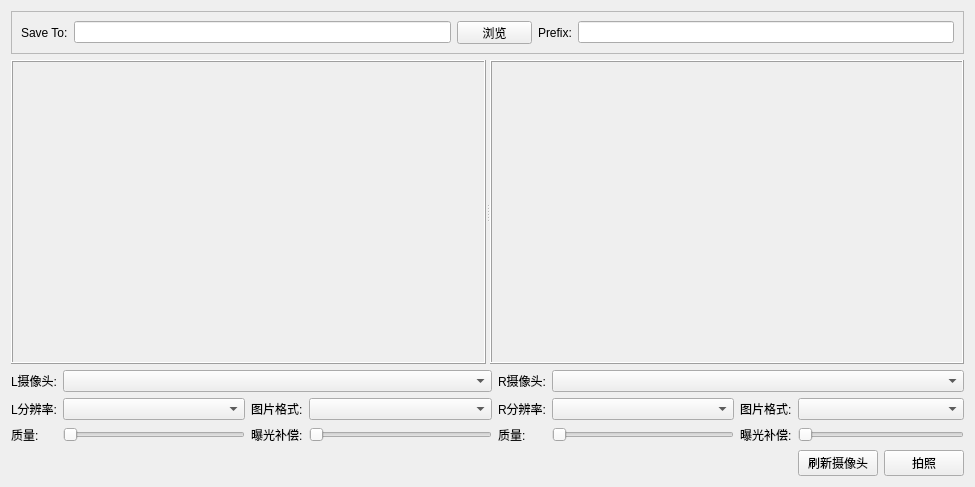
<?xml version="1.0" encoding="UTF-8"?>
<ui version="4.0">
 <class>StereoCamera</class>
 <widget class="QWidget" name="StereoCamera">
  <property name="geometry">
   <rect>
    <x>0</x>
    <y>0</y>
    <width>975</width>
    <height>487</height>
   </rect>
  </property>
  <property name="windowTitle">
   <string>Form</string>
  </property>
  <layout class="QGridLayout" name="gridLayout_3">
   <item row="1" column="0" colspan="9">
    <widget class="QSplitter" name="splitter">
     <property name="orientation">
      <enum>Qt::Horizontal</enum>
     </property>
     <widget class="QFrame" name="frame">
      <property name="frameShape">
       <enum>QFrame::Box</enum>
      </property>
      <property name="frameShadow">
       <enum>QFrame::Raised</enum>
      </property>
      <layout class="QGridLayout" name="gridLayout">
       <property name="leftMargin">
        <number>0</number>
       </property>
       <property name="topMargin">
        <number>0</number>
       </property>
       <property name="rightMargin">
        <number>0</number>
       </property>
       <property name="bottomMargin">
        <number>0</number>
       </property>
       <property name="spacing">
        <number>0</number>
       </property>
       <item row="0" column="0">
        <widget class="QCameraViewfinder" name="viewfinderL" native="true">
         <property name="autoFillBackground">
          <bool>true</bool>
         </property>
        </widget>
       </item>
      </layout>
     </widget>
     <widget class="QFrame" name="frame_2">
      <property name="frameShape">
       <enum>QFrame::Box</enum>
      </property>
      <property name="frameShadow">
       <enum>QFrame::Raised</enum>
      </property>
      <layout class="QGridLayout" name="gridLayout_2">
       <property name="leftMargin">
        <number>0</number>
       </property>
       <property name="topMargin">
        <number>0</number>
       </property>
       <property name="rightMargin">
        <number>0</number>
       </property>
       <property name="bottomMargin">
        <number>0</number>
       </property>
       <property name="spacing">
        <number>0</number>
       </property>
       <item row="0" column="0">
        <widget class="QCameraViewfinder" name="viewfinder_R" native="true">
         <property name="autoFillBackground">
          <bool>true</bool>
         </property>
        </widget>
       </item>
      </layout>
     </widget>
    </widget>
   </item>
   <item row="2" column="0">
    <widget class="QLabel" name="label_3">
     <property name="text">
      <string>L摄像头:</string>
     </property>
    </widget>
   </item>
   <item row="2" column="1" colspan="3">
    <widget class="QComboBox" name="comboBox_Lcam"/>
   </item>
   <item row="2" column="4">
    <widget class="QLabel" name="label_9">
     <property name="text">
      <string>R摄像头:</string>
     </property>
    </widget>
   </item>
   <item row="2" column="5" colspan="4">
    <widget class="QComboBox" name="comboBox_Rcam"/>
   </item>
   <item row="3" column="0">
    <widget class="QLabel" name="label_4">
     <property name="text">
      <string>L分辨率:</string>
     </property>
    </widget>
   </item>
   <item row="3" column="1">
    <widget class="QComboBox" name="comboBox_Lresolution"/>
   </item>
   <item row="3" column="2">
    <widget class="QLabel" name="label_5">
     <property name="text">
      <string>图片格式:</string>
     </property>
    </widget>
   </item>
   <item row="3" column="3">
    <widget class="QComboBox" name="comboBox_LCodec"/>
   </item>
   <item row="3" column="4">
    <widget class="QLabel" name="label_10">
     <property name="text">
      <string>R分辨率:</string>
     </property>
    </widget>
   </item>
   <item row="3" column="5">
    <widget class="QComboBox" name="comboBox_Rresolution"/>
   </item>
   <item row="3" column="6">
    <widget class="QLabel" name="label_12">
     <property name="text">
      <string>图片格式:</string>
     </property>
    </widget>
   </item>
   <item row="3" column="7" colspan="2">
    <widget class="QComboBox" name="comboBox_RCodec"/>
   </item>
   <item row="4" column="0">
    <widget class="QLabel" name="label_6">
     <property name="text">
      <string>质量:</string>
     </property>
    </widget>
   </item>
   <item row="4" column="1">
    <widget class="QSlider" name="horizontalSlider_LQuality">
     <property name="orientation">
      <enum>Qt::Horizontal</enum>
     </property>
    </widget>
   </item>
   <item row="4" column="2">
    <widget class="QLabel" name="label_7">
     <property name="text">
      <string>曝光补偿:</string>
     </property>
    </widget>
   </item>
   <item row="4" column="3">
    <widget class="QSlider" name="horizontalSlider_LexposureCompensation">
     <property name="orientation">
      <enum>Qt::Horizontal</enum>
     </property>
    </widget>
   </item>
   <item row="4" column="4">
    <widget class="QLabel" name="label_8">
     <property name="text">
      <string>质量:</string>
     </property>
    </widget>
   </item>
   <item row="4" column="5">
    <widget class="QSlider" name="horizontalSlider_RQuality">
     <property name="orientation">
      <enum>Qt::Horizontal</enum>
     </property>
    </widget>
   </item>
   <item row="4" column="6">
    <widget class="QLabel" name="label_11">
     <property name="text">
      <string>曝光补偿:</string>
     </property>
    </widget>
   </item>
   <item row="4" column="7" colspan="2">
    <widget class="QSlider" name="horizontalSlider_RexposureCompensation">
     <property name="orientation">
      <enum>Qt::Horizontal</enum>
     </property>
    </widget>
   </item>
   <item row="5" column="7">
    <widget class="QPushButton" name="pushButton_RefreshCam">
     <property name="text">
      <string>刷新摄像头</string>
     </property>
    </widget>
   </item>
   <item row="5" column="8">
    <widget class="QPushButton" name="pushButton_Shot">
     <property name="text">
      <string>拍照</string>
     </property>
    </widget>
   </item>
   <item row="0" column="0" colspan="9">
    <widget class="QFrame" name="frame_3">
     <property name="maximumSize">
      <size>
       <width>16777215</width>
       <height>43</height>
      </size>
     </property>
     <property name="frameShape">
      <enum>QFrame::StyledPanel</enum>
     </property>
     <property name="frameShadow">
      <enum>QFrame::Raised</enum>
     </property>
     <layout class="QHBoxLayout" name="horizontalLayout">
      <item>
       <widget class="QLabel" name="label">
        <property name="text">
         <string>Save To:</string>
        </property>
       </widget>
      </item>
      <item>
       <widget class="QLineEdit" name="lineEdit_SaveTo"/>
      </item>
      <item>
       <widget class="QPushButton" name="pushButton_FindSaveTo">
        <property name="maximumSize">
         <size>
          <width>75</width>
          <height>23</height>
         </size>
        </property>
        <property name="text">
         <string>浏览</string>
        </property>
       </widget>
      </item>
      <item>
       <widget class="QLabel" name="label_2">
        <property name="text">
         <string>Prefix:</string>
        </property>
       </widget>
      </item>
      <item>
       <widget class="QLineEdit" name="lineEdit_Prefix"/>
      </item>
     </layout>
    </widget>
   </item>
  </layout>
 </widget>
 <customwidgets>
  <customwidget>
   <class>QCameraViewfinder</class>
   <extends>QWidget</extends>
   <header>qcameraviewfinder.h</header>
   <container>1</container>
  </customwidget>
 </customwidgets>
 <resources/>
 <connections>
  <connection>
   <sender>pushButton_FindSaveTo</sender>
   <signal>clicked()</signal>
   <receiver>StereoCamera</receiver>
   <slot>OnFindSavePath()</slot>
   <hints>
    <hint type="sourcelabel">
     <x>484</x>
     <y>28</y>
    </hint>
    <hint type="destinationlabel">
     <x>496</x>
     <y>4</y>
    </hint>
   </hints>
  </connection>
  <connection>
   <sender>comboBox_Lcam</sender>
   <signal>currentIndexChanged(QString)</signal>
   <receiver>StereoCamera</receiver>
   <slot>OnSelectedChanged_LCameraDevice(QString)</slot>
   <hints>
    <hint type="sourcelabel">
     <x>77</x>
     <y>389</y>
    </hint>
    <hint type="destinationlabel">
     <x>5</x>
     <y>320</y>
    </hint>
   </hints>
  </connection>
  <connection>
   <sender>comboBox_Lresolution</sender>
   <signal>currentIndexChanged(QString)</signal>
   <receiver>StereoCamera</receiver>
   <slot>OnSelectedChanged_LResolution(QString)</slot>
   <hints>
    <hint type="sourcelabel">
     <x>175</x>
     <y>412</y>
    </hint>
    <hint type="destinationlabel">
     <x>5</x>
     <y>283</y>
    </hint>
   </hints>
  </connection>
  <connection>
   <sender>comboBox_LCodec</sender>
   <signal>currentIndexChanged(QString)</signal>
   <receiver>StereoCamera</receiver>
   <slot>OnSelectedChanged_LCodec(QString)</slot>
   <hints>
    <hint type="sourcelabel">
     <x>329</x>
     <y>409</y>
    </hint>
    <hint type="destinationlabel">
     <x>4</x>
     <y>245</y>
    </hint>
   </hints>
  </connection>
  <connection>
   <sender>horizontalSlider_LQuality</sender>
   <signal>valueChanged(int)</signal>
   <receiver>StereoCamera</receiver>
   <slot>OnChanged_LQuality(int)</slot>
   <hints>
    <hint type="sourcelabel">
     <x>138</x>
     <y>430</y>
    </hint>
    <hint type="destinationlabel">
     <x>4</x>
     <y>197</y>
    </hint>
   </hints>
  </connection>
  <connection>
   <sender>horizontalSlider_LexposureCompensation</sender>
   <signal>valueChanged(int)</signal>
   <receiver>StereoCamera</receiver>
   <slot>OnChanged_LExposureCompensation(int)</slot>
   <hints>
    <hint type="sourcelabel">
     <x>383</x>
     <y>440</y>
    </hint>
    <hint type="destinationlabel">
     <x>4</x>
     <y>155</y>
    </hint>
   </hints>
  </connection>
  <connection>
   <sender>comboBox_Rcam</sender>
   <signal>currentIndexChanged(QString)</signal>
   <receiver>StereoCamera</receiver>
   <slot>OnSelectedChanged_RCameraDevice(QString)</slot>
   <hints>
    <hint type="sourcelabel">
     <x>914</x>
     <y>383</y>
    </hint>
    <hint type="destinationlabel">
     <x>969</x>
     <y>335</y>
    </hint>
   </hints>
  </connection>
  <connection>
   <sender>comboBox_Rresolution</sender>
   <signal>currentIndexChanged(QString)</signal>
   <receiver>StereoCamera</receiver>
   <slot>OnSelectedChanged_RResolution(QString)</slot>
   <hints>
    <hint type="sourcelabel">
     <x>702</x>
     <y>401</y>
    </hint>
    <hint type="destinationlabel">
     <x>969</x>
     <y>306</y>
    </hint>
   </hints>
  </connection>
  <connection>
   <sender>comboBox_RCodec</sender>
   <signal>currentIndexChanged(QString)</signal>
   <receiver>StereoCamera</receiver>
   <slot>OnSelectedChanged_RCodec(QString)</slot>
   <hints>
    <hint type="sourcelabel">
     <x>829</x>
     <y>406</y>
    </hint>
    <hint type="destinationlabel">
     <x>970</x>
     <y>261</y>
    </hint>
   </hints>
  </connection>
  <connection>
   <sender>horizontalSlider_RQuality</sender>
   <signal>valueChanged(int)</signal>
   <receiver>StereoCamera</receiver>
   <slot>OnChanged_RQuality(int)</slot>
   <hints>
    <hint type="sourcelabel">
     <x>634</x>
     <y>431</y>
    </hint>
    <hint type="destinationlabel">
     <x>972</x>
     <y>218</y>
    </hint>
   </hints>
  </connection>
  <connection>
   <sender>horizontalSlider_RexposureCompensation</sender>
   <signal>valueChanged(int)</signal>
   <receiver>StereoCamera</receiver>
   <slot>OnChanged_RExposureCompensation(int)</slot>
   <hints>
    <hint type="sourcelabel">
     <x>883</x>
     <y>445</y>
    </hint>
    <hint type="destinationlabel">
     <x>971</x>
     <y>162</y>
    </hint>
   </hints>
  </connection>
  <connection>
   <sender>pushButton_Shot</sender>
   <signal>clicked()</signal>
   <receiver>StereoCamera</receiver>
   <slot>OnShot()</slot>
   <hints>
    <hint type="sourcelabel">
     <x>930</x>
     <y>468</y>
    </hint>
    <hint type="destinationlabel">
     <x>973</x>
     <y>424</y>
    </hint>
   </hints>
  </connection>
 </connections>
 <slots>
  <slot>OnFindSavePath()</slot>
  <slot>OnShot()</slot>
  <slot>OnChanged_LExposureCompensation(int)</slot>
  <slot>OnChanged_LQuality(int)</slot>
  <slot>OnSelectedChanged_LCameraDevice(QString)</slot>
  <slot>OnSelectedChanged_LResolution(QString)</slot>
  <slot>OnSelectedChanged_LCodec(QString)</slot>
  <slot>OnChanged_RExposureCompensation(int)</slot>
  <slot>OnChanged_RQuality(int)</slot>
  <slot>OnSelectedChanged_RCameraDevice(QString)</slot>
  <slot>OnSelectedChanged_RResolution(QString)</slot>
  <slot>OnSelectedChanged_RCodec(QString)</slot>
 </slots>
</ui>
